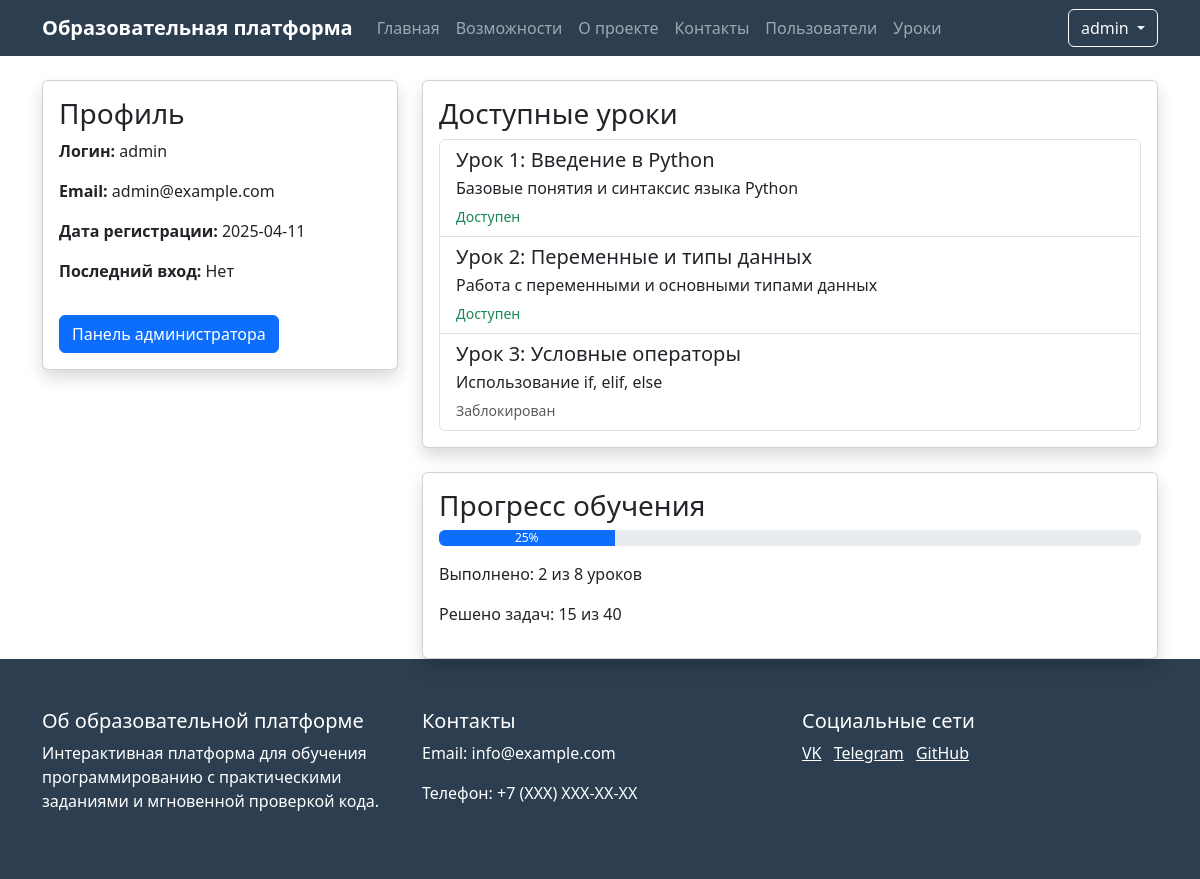
Page /dashboard (signed in) on the earlier database version.
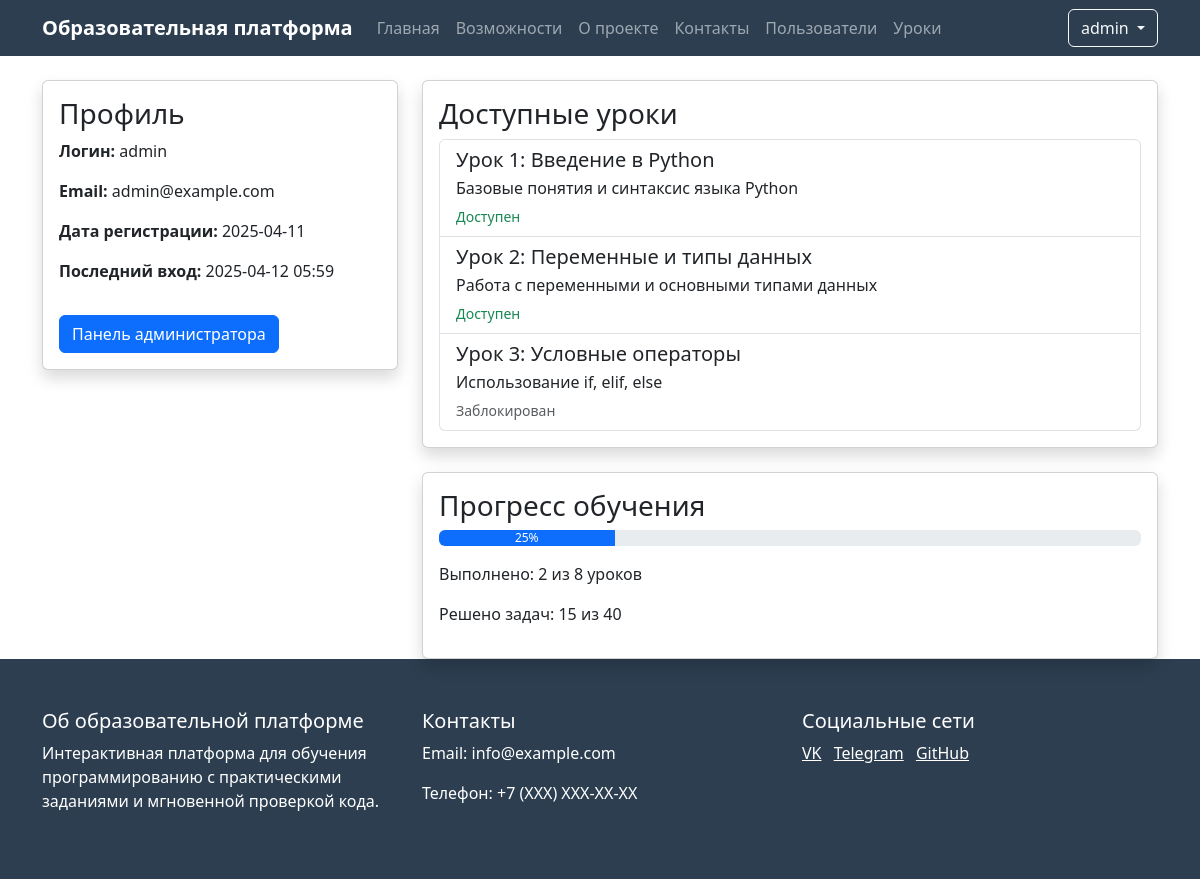
Same page on the later database version.
### app.py (models this page shows, shortened)
class User(UserMixin, db.Model):
    id = db.Column(db.Integer, primary_key=True)
    name = db.Column(db.String(100), nullable=False)
    username = db.Column(db.String(80), unique=True, nullable=False)
    email = db.Column(db.String(120), unique=True, nullable=False)
    password_hash = db.Column(db.String(128))
    is_admin = db.Column(db.Boolean, default=False)
    created_at = db.Column(db.DateTime, default=db.func.now())
    last_login = db.Column(db.DateTime)
    is_active = db.Column(db.Boolean, default=True)

### app.py (the view)
@app.route('/dashboard')
@login_required
def dashboard():
    return render_template('dashboard.html')

### app.py (called while the page is built)
@login_manager.user_loader
def load_user(user_id):
    return User.query.get(int(user_id))

### templates/dashboard.html (shortened to what this page needs)
{% extends "base.html" %}
{% block content %}
<div class="container mt-4">
    <div class="row">
        <div class="col-md-4">
            <div class="card shadow mb-4">
                <div class="card-body">
                    <h3 class="card-title">Профиль</h3>
                    <p><strong>Логин:</strong> {{ current_user.username }}</p>
                    <p><strong>Email:</strong> {{ current_user.email }}</p>
                    <p><strong>Дата регистрации:</strong> {{ current_user.created_at.strftime('%Y-%m-%d') }}</p>
                    <p><strong>Последний вход:</strong> {{ current_user.last_login.strftime('%Y-%m-%d %H:%M') if current_user.last_login else 'Нет' }}</p>
                    {% if current_user.is_admin %}
                        <a href="{{ url_for('admin_panel') }}" class="btn btn-primary mt-3">Панель администратора</a>
                    {% endif %}
                </div>
            </div>
        </div>
        <div class="col-md-8">
            <div class="card shadow mb-4">
                <div class="card-body">
                    <h3 class="card-title">Доступные уроки</h3>
                    <div class="list-group">
                        <div class="list-group-item">
                            <h5 class="mb-1">Урок 1: Введение в Python</h5>
                            <p class="mb-1">Базовые понятия и синтаксис языка Python</p>
                            <small class="text-success">Доступен</small>
                        </div>
                        <div class="list-group-item">
                            <h5 class="mb-1">Урок 2: Переменные и типы данных</h5>
                            <p class="mb-1">Работа с переменными и основными типами данных</p>
                            <small class="text-success">Доступен</small>
                        </div>
                        <div class="list-group-item">
                            <h5 class="mb-1">Урок 3: Условные операторы</h5>
                            <p class="mb-1">Использование if, elif, else</p>
                            <small class="text-muted">Заблокирован</small>
                        </div>
                    </div>
                </div>
            </div>
            <div class="card shadow">
                <div class="card-body">
                    <h3 class="card-title">Прогресс обучения</h3>
                    <div class="progress mb-3">
                        <div class="progress-bar" role="progressbar" style="width: 25%;" aria-valuenow="25" aria-valuemin="0" aria-valuemax="100">25%</div>
                    </div>
                    <p>Выполнено: 2 из 8 уроков</p>
                    <p>Решено задач: 15 из 40</p>
                </div>
            </div>
        </div>
    </div>
</div>
{% endblock %}

### templates/base.html (shortened to what this page needs)
<!DOCTYPE html>
<html lang="ru">
<head>
    <link href="https://cdn.jsdelivr.net/npm/bootstrap@5.3.0/dist/css/bootstrap.min.css" rel="stylesheet">
</head>
<body>
    <nav class="navbar navbar-expand-lg navbar-dark">
        <div class="container">
            <a class="navbar-brand" href="{{ url_for('index') }}">Образовательная платформа</a>
            <div class="collapse navbar-collapse" id="navbarNav">
                <ul class="navbar-nav me-auto">
                    <li class="nav-item">
                        <a class="nav-link" href="{{ url_for('index') }}">Главная</a>
                    </li>
                    <li class="nav-item">
                        <a class="nav-link" href="#features">Возможности</a>
                    </li>
                    <li class="nav-item">
                        <a class="nav-link" href="#about">О проекте</a>
                    </li>
                    <li class="nav-item">
                        <a class="nav-link" href="#contact">Контакты</a>
                    </li>
                    {% if current_user.is_admin %}
                        <li class="nav-item">
                            <a class="nav-link" href="{{ url_for('user_list') }}">Пользователи</a>
                        </li>
                        <li class="nav-item">
                            <a class="nav-link" href="{{ url_for('lesson_list') }}">Уроки</a>
                        </li>
                    {% endif %}
                </ul>
                <div class="d-flex">
                    {% if current_user.is_authenticated %}
                        <div class="dropdown">
                            <button class="btn btn-outline-light dropdown-toggle" type="button" id="userMenu" data-bs-toggle="dropdown">
                                {{ current_user.username }}
                            </button>
                        </div>
                    {% else %}
                        <a href="{{ url_for('login') }}" class="btn btn-outline-light me-2">Войти</a>
                    {% endif %}
                </div>
            </div>
        </div>
    </nav>
    {% block content %}{% endblock %}
    <footer class="footer">
        <div class="container">
            <div class="row">
                <div class="col-md-4">
                    <h5>Об образовательной платформе</h5>
                    <p>Интерактивная платформа для обучения программированию с практическими заданиями и мгновенной проверкой кода.</p>
                </div>
                <div class="col-md-4">
                    <h5>Контакты</h5>
                    <p>Email: info@example.com</p>
                    <p>Телефон: +7 (XXX) XXX-XX-XX</p>
                </div>
                <div class="col-md-4">
                    <h5>Социальные сети</h5>
                    <a href="#" class="text-white me-2">VK</a>
                    <a href="#" class="text-white me-2">Telegram</a>
                    <a href="#" class="text-white">GitHub</a>
                </div>
            </div>
        </div>
    </footer>
</body>
</html>

Differences in the rows shown:
changed User "admin": last_login "Нет" → "2025-04-12 05:59"
